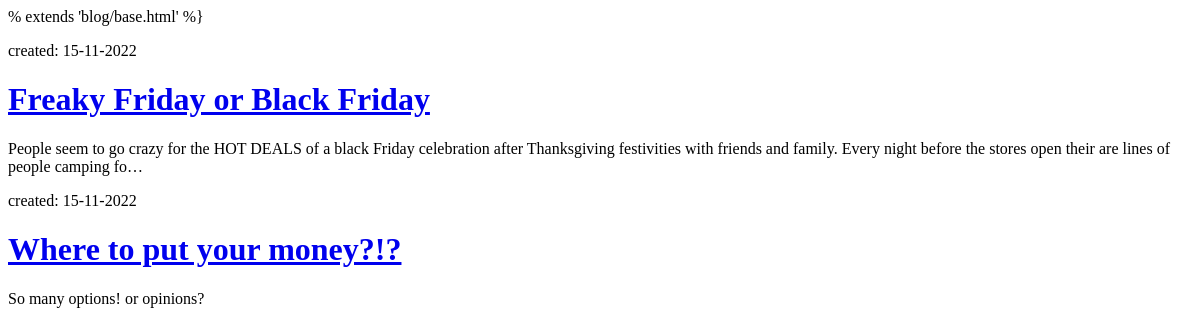
The app's page /drafts/, older data.
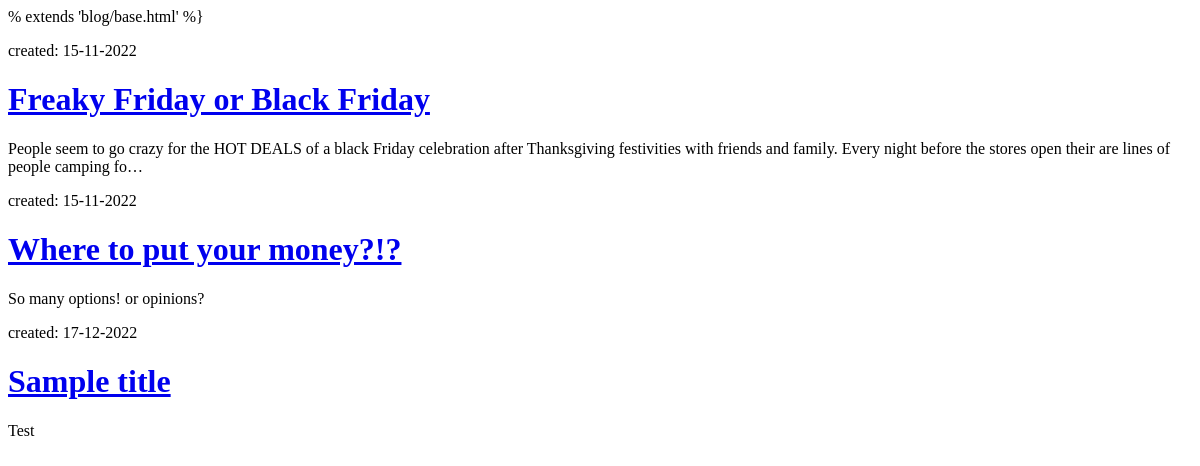
The same page, newer data.
### blog/models.py (models this page shows, shortened)
class Post(models.Model):
    author = models.ForeignKey(
        settings.AUTH_USER_MODEL, on_delete=models.CASCADE)
    title = models.CharField(max_length=200)
    text = models.TextField()
    created_date = models.DateTimeField(default=timezone.now)
    published_date = models.DateTimeField(blank=True, null=True)

### blog/views.py (the view)
# urls.py: path('drafts/', views.post_draft_list, name='post_draft_list'),
def post_draft_list(request):
    posts = Post.objects.filter(published_date__isnull=True).order_by('created_date')
    return render(request, 'blog/post_draft_list.html', {'posts': posts})

### blog/templates/blog/post_draft_list.html (shortened to what this page needs)
{% block content %}
    {% for post in posts %}
        <div class="post">
            <p class="date">created: {{ post.created_date|date:'d-m-Y' }}</p>
            <h1><a href="{% url 'post_detail' pk=post.pk %}">{{ post.title }}</a></h1>
            <p>{{ post.text|truncatechars:200 }}</p>
        </div>
    {% endfor %}
{% endblock %}

Row changes from the older to the newer data that the page shows:
added Post: created_date "17-12-2022", title "Sample title", text "Test"
